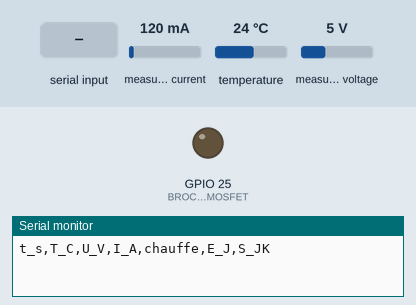
This sketch was run on a simulated ESP32. Parts: output pins drawn as LEDs (lit = HIGH), the last lines printed to the serial monitor. The test bench sets the inputs (shaded band); at power-on: measured current 120 mA, temperature 24 °C, measured voltage 5 V.

Above: at 1.2 s.
1.3 s: "m" received over Serial
At 2.3 s:
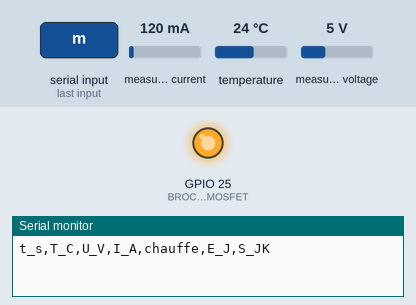
2.8 s: "a" received over Serial
At 3.5 s:
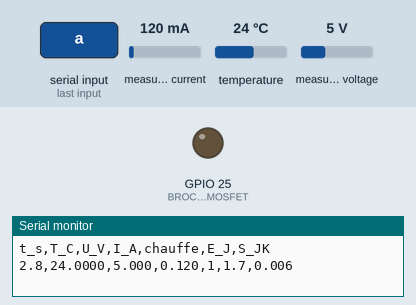
Timing chart, 0 to 5.8 s (numbered marks = the images above; inputs shaded):
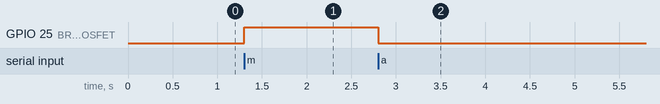

The sketch:

entropimetre.ino
```cpp
/* Entropimetre : mesure de la variation d'entropie d'une masse d'eau.
   Livre "L'entropie sous toutes ses formes", chapitre "L'entropimetre".

   Materiel : ESP32 (carte DevKit, programmee avec l'IDE Arduino),
   sonde DS18B20 (GPIO4, resistance 4,7 kohm vers 3,3 V),
   INA219 alimente en 3,3 V (I2C : SDA=GPIO21, SCL=GPIO22),
   module MOSFET canal N pleinement passant pour 3,3 V de grille (GPIO25,
   10 kohm entre grille et masse : chauffe coupee au demarrage),
   resistance chauffante etanche 12 V / 30 W au plus (2,5 A).
   Les masses de l'ESP32 et de l'alimentation 12 V sont reliees.
   ATTENTION : jamais plus de 3,3 V sur une broche de l'ESP32.
   Bibliotheques : OneWire, DallasTemperature, Adafruit_INA219.

   Commandes serie : 'm' marche, 'a' arret, 'z' remise a zero de E et S.
   Sortie CSV : t_s,T_C,U_V,I_A,chauffe,E_J,S_JK   (E et S sans correction
   des pertes : celle-ci se fait a l'analyse).
   SECURITE : 12 V uniquement, resistance toujours immergee. */

#include <Wire.h>
#include <OneWire.h>
#include <DallasTemperature.h>
#include <Adafruit_INA219.h>

const byte BROCHE_SONDE = 4;
const byte BROCHE_MOSFET = 25;
const float T_MAX = 82.0;           // coupure automatique (degres C)
const unsigned long PERIODE = 2000; // ms

OneWire bus(BROCHE_SONDE);
DallasTemperature sondes(&bus);
Adafruit_INA219 wattmetre;

bool chauffe = false;
bool ina_ok = false;
double E = 0.0;                     // energie electrique (J)
double S = 0.0;                     // somme de P dt / T (J/K)
unsigned long t_prec = 0;

void commande(bool etat) {
  chauffe = etat;
  digitalWrite(BROCHE_MOSFET, etat ? HIGH : LOW);
}

void setup() {
  pinMode(BROCHE_MOSFET, OUTPUT);
  commande(false);
  Serial.begin(115200);
  Wire.begin(21, 22);               // SDA, SCL
  sondes.begin();
  sondes.setResolution(12);         // pas de 0,0625 degre
  ina_ok = wattmetre.begin();       // calibre par defaut : 32 V, 2 A
  if (!ina_ok) Serial.println(F("# INA219 absent"));
  // Gain /8 (320 mV sur 0,1 ohm) : mesure jusqu'a 3,2 A via la tension du shunt
  Serial.println(F("t_s,T_C,U_V,I_A,chauffe,E_J,S_JK"));
  t_prec = millis();
}

void loop() {
  while (Serial.available()) {
    char c = Serial.read();
    if (c == 'm' && ina_ok) commande(true);
    if (c == 'a') commande(false);
    if (c == 'z') { E = 0.0; S = 0.0; }
  }

  unsigned long t = millis();
  if (t - t_prec < PERIODE) return;

  sondes.requestTemperatures();     // environ 750 ms en 12 bits
  float T = sondes.getTempCByIndex(0);
  if (T == DEVICE_DISCONNECTED_C || T > T_MAX) commande(false);
  if (T == DEVICE_DISCONNECTED_C) {
    Serial.println(F("# sonde debranchee"));
    t_prec = t;
    return;
  }

  // Courant deduit de la tension du shunt (0,1 ohm)
  float I = wattmetre.getShuntVoltage_mV() / 100.0;  // mV / 0,1 ohm -> A
  float U = wattmetre.getBusVoltage_V();
  // Cablage : INA219 cote haut, entre le +12 V et la resistance ;
  // getBusVoltage_V = tension aux bornes de (resistance + MOSFET).
  float P = chauffe ? U * I : 0.0;

  t = millis();
  float dt = (t - t_prec) / 1000.0;
  t_prec = t;
  E += P * dt;
  S += P * dt / (T + 273.15);

  Serial.print(t / 1000.0, 1); Serial.print(',');
  Serial.print(T, 4);          Serial.print(',');
  Serial.print(U, 3);          Serial.print(',');
  Serial.print(I, 3);          Serial.print(',');
  Serial.print(chauffe ? 1 : 0); Serial.print(',');
  Serial.print(E, 1);          Serial.print(',');
  Serial.println(S, 3);
}
```

Measured:
- after the input at 1.3 s, GPIO 25 (BROCHE_MOSFET): LOW → HIGH at once
- after the input at 2.8 s, GPIO 25 (BROCHE_MOSFET): HIGH → LOW at once
